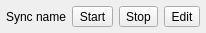
<ui version="4.0" >
 <class>SyncViewItem</class>
 <widget class="QWidget" name="SyncViewItem" >
  <property name="geometry" >
   <rect>
    <x>0</x>
    <y>0</y>
    <width>100</width>
    <height>30</height>
   </rect>
  </property>
  <property name="windowTitle" >
   <string>SyncViewItem</string>
  </property>
  <layout class="QHBoxLayout" >
   <property name="spacing" >
    <number>6</number>
   </property>
   <property name="leftMargin" >
    <number>6</number>
   </property>
   <property name="topMargin" >
    <number>6</number>
   </property>
   <property name="rightMargin" >
    <number>6</number>
   </property>
   <property name="bottomMargin" >
    <number>6</number>
   </property>
   <item>
    <widget class="QLabel" name="sync_name_lbl" >
     <property name="text" >
      <string>Sync name</string>
     </property>
    </widget>
   </item>
   <item>
    <spacer>
     <property name="orientation" >
      <enum>Qt::Horizontal</enum>
     </property>
     <property name="sizeHint" >
      <size>
       <width>40</width>
       <height>20</height>
      </size>
     </property>
    </spacer>
   </item>
   <item>
    <widget class="QToolButton" name="start_btn" >
     <property name="statusTip" >
      <string>Start synchronisation</string>
     </property>
     <property name="text" >
      <string>Start</string>
     </property>
    </widget>
   </item>
   <item>
    <widget class="QToolButton" name="stop_btn" >
     <property name="statusTip" >
      <string>Stop synchronisation</string>
     </property>
     <property name="text" >
      <string>Stop</string>
     </property>
    </widget>
   </item>
   <item>
    <widget class="QToolButton" name="edit_btn" >
     <property name="statusTip" >
      <string>Edit synchronisation</string>
     </property>
     <property name="text" >
      <string>Edit</string>
     </property>
    </widget>
   </item>
  </layout>
 </widget>
 <resources>
  <include location="resources.qrc" />
 </resources>
 <connections/>
</ui>
